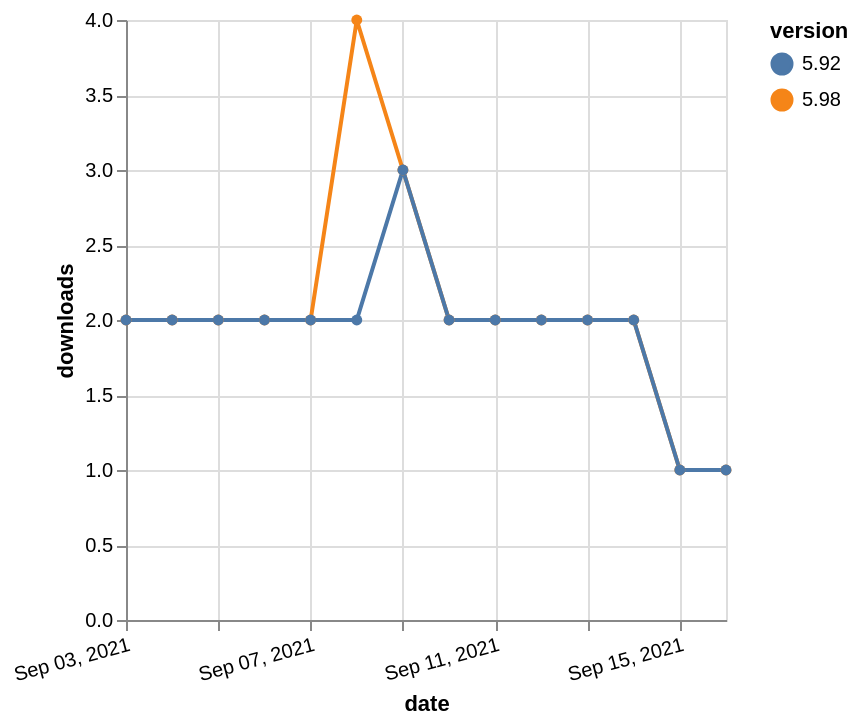

The specification (Vega-Lite) saved for this image:
### Vega-Lite specification from a JSON file in a GitHub repository (floating-point values rounded to 4 significant figures)
{"$schema": "https://vega.github.io/schema/vega-lite/v5.json", "description": "A simple bar chart with embedded data.", "data": {"values": [{"date": "2021-09-03", "total": 3439, "delta": 2, "version": "5.98"}, {"date": "2021-09-04", "total": 3441, "delta": 2, "version": "5.98"}, {"date": "2021-09-05", "total": 3443, "delta": 2, "version": "5.98"}, {"date": "2021-09-06", "total": 3445, "delta": 2, "version": "5.98"}, {"date": "2021-09-07", "total": 3447, "delta": 2, "version": "5.98"}, {"date": "2021-09-08", "total": 3451, "delta": 4, "version": "5.98"}, {"date": "2021-09-09", "total": 3454, "delta": 3, "version": "5.98"}, {"date": "2021-09-10", "total": 3456, "delta": 2, "version": "5.98"}, {"date": "2021-09-11", "total": 3458, "delta": 2, "version": "5.98"}, {"date": "2021-09-12", "total": 3460, "delta": 2, "version": "5.98"}, {"date": "2021-09-13", "total": 3462, "delta": 2, "version": "5.98"}, {"date": "2021-09-14", "total": 3464, "delta": 2, "version": "5.98"}, {"date": "2021-09-15", "total": 3465, "delta": 1, "version": "5.98"}, {"date": "2021-09-16", "total": 3466, "delta": 1, "version": "5.98"}, {"date": "2021-09-03", "total": 2542, "delta": 2, "version": "5.92"}, {"date": "2021-09-04", "total": 2544, "delta": 2, "version": "5.92"}, {"date": "2021-09-05", "total": 2546, "delta": 2, "version": "5.92"}, {"date": "2021-09-06", "total": 2548, "delta": 2, "version": "5.92"}, {"date": "2021-09-07", "total": 2550, "delta": 2, "version": "5.92"}, {"date": "2021-09-08", "total": 2552, "delta": 2, "version": "5.92"}, {"date": "2021-09-09", "total": 2555, "delta": 3, "version": "5.92"}, {"date": "2021-09-10", "total": 2557, "delta": 2, "version": "5.92"}, {"date": "2021-09-11", "total": 2559, "delta": 2, "version": "5.92"}, {"date": "2021-09-12", "total": 2561, "delta": 2, "version": "5.92"}, {"date": "2021-09-13", "total": 2563, "delta": 2, "version": "5.92"}, {"date": "2021-09-14", "total": 2565, "delta": 2, "version": "5.92"}, {"date": "2021-09-15", "total": 2566, "delta": 1, "version": "5.92"}, {"date": "2021-09-16", "total": 2567, "delta": 1, "version": "5.92"}]}, "width": "container", "mark": {"type": "line", "point": {"filled": true}}, "encoding": {"x": {"field": "date", "type": "temporal", "timeUnit": "yearmonthdate", "title": "date", "axis": {"labelAngle": -15}}, "y": {"field": "delta", "type": "quantitative", "title": "downloads"}, "color": {"field": "version", "type": "nominal"}, "tooltip": {"field": "delta"}}}
